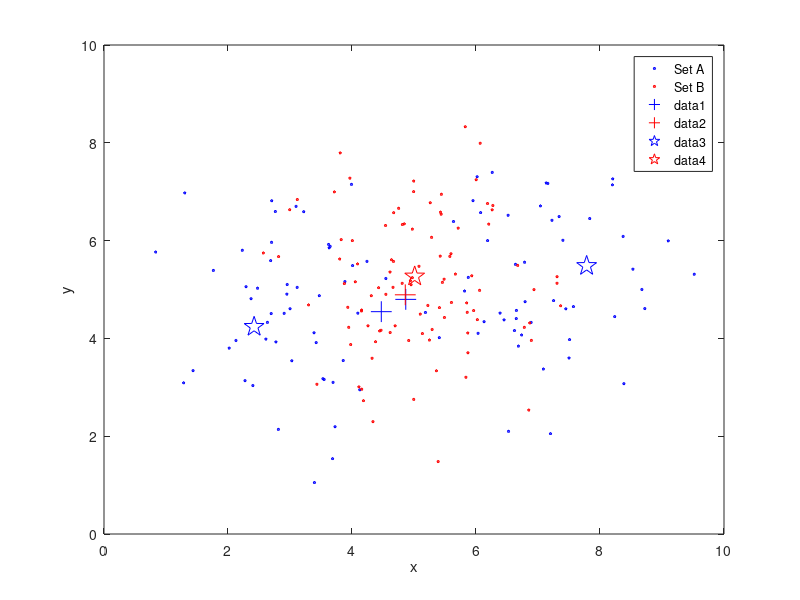
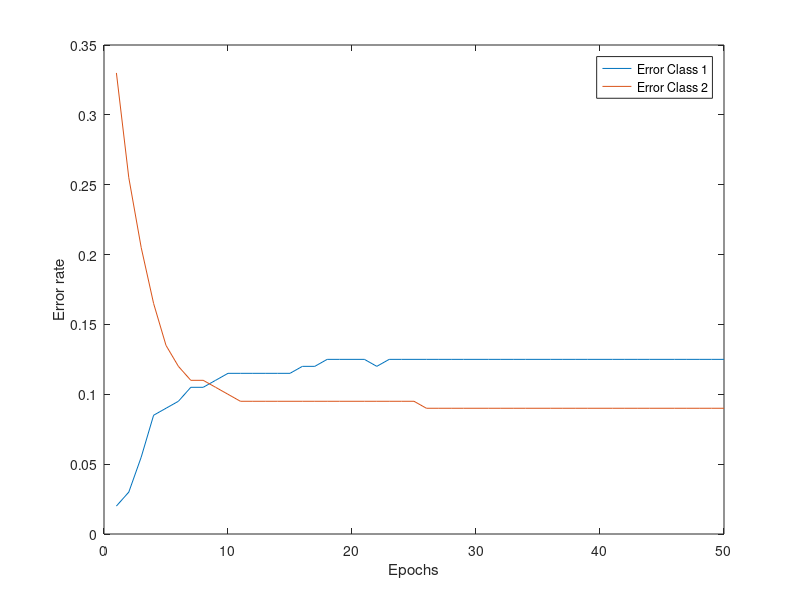

The MATLAB source for these figures, in order:
load('data_lvq_A') % matA
load('data_lvq_B') % matB

close all
figure;
plot(matA(:,1),matA(:,2), 'bp', 'markersize', 2);
hold on;
plot(matB(:,1),matB(:,2), 'rp', 'markersize', 2);
xlabel('x'); ylabel('y');
legend('Set A', 'Set B');

data = [matA ; matB];
data_labels = (floor( (0:length(data)-1) * 2 / length(data))).';
data = [data data_labels];

% The prototypes
w_A = 2;
w_B = 1;
w = zeros(w_A + w_B, ndims(data)+1);

eta = 0.01;
nrEpochs = 50;

E_1 = zeros(1,nrEpochs);
E_2 = zeros(1,nrEpochs);

% Randomly initialize the prototypes between the minimum and maximum values
% last value being their class
for i = 1 : size(w,1)
    if i <= w_A
        w(i,:) = [mean(matA) + rand()*2*std(matA)-std(matA) 0];
    else
        w(i,:) = [mean(matB) + rand()*2*std(matB)-std(matB) 1];
    end
end

plot(w(1:w_A,1), w(1:w_A,2), 'b+', 'markersize', 15);
plot(w(w_A+1:size(w,1),1), w(w_A+1:size(w,1),2), 'r+', 'markersize', 15);

for epoch = 1:nrEpochs
    % Training
    for point = 1 : size(data,1)
         % Find the row with the nearest prototype
        rowMin = find(pdist2(data(point,1:2), w(:,1:2)) == min(pdist2(data(point,1:2), w(:,1:2))),1);
        % If the classes of the data point and the nearest prototype are the same
        if w(rowMin,end) == data(point, end)
            % Move the row closer to the data point
            w(rowMin,1:2) = w(rowMin,1:2) + eta * (data(point,1:2) - w(rowMin,1:2));
        else
            w(rowMin,1:2) = w(rowMin,1:2) - eta * (data(point,1:2) - w(rowMin,1:2));
        end
    end
       
    % Testing
    for point = 1 : size(data,1)
        % Find the row with the nearest prototype
        rowMin = find(pdist2(data(point,1:2), w(:,1:2)) == min(pdist2(data(point,1:2), w(:,1:2))),1);
        if w(rowMin,end) ~= data(point, end)
            if point <= size(matA,1)
                E_1(epoch) = E_1(epoch) + 1;
            else
                E_2(epoch) = E_2(epoch) + 1;
            end
        end
    end
end

plot(w(1:w_A,1), w(1:w_A,2), 'bp', 'markersize', 15);
plot(w(w_A+1:size(w,1),1), w(w_A+1:size(w,1),2), 'rp', 'markersize', 15);

figure;
plot(E_1/200)
xlabel('Epochs')
ylabel('Error rate')
hold on;
plot(E_2/200);
legend('Error Class 1', 'Error Class 2');
